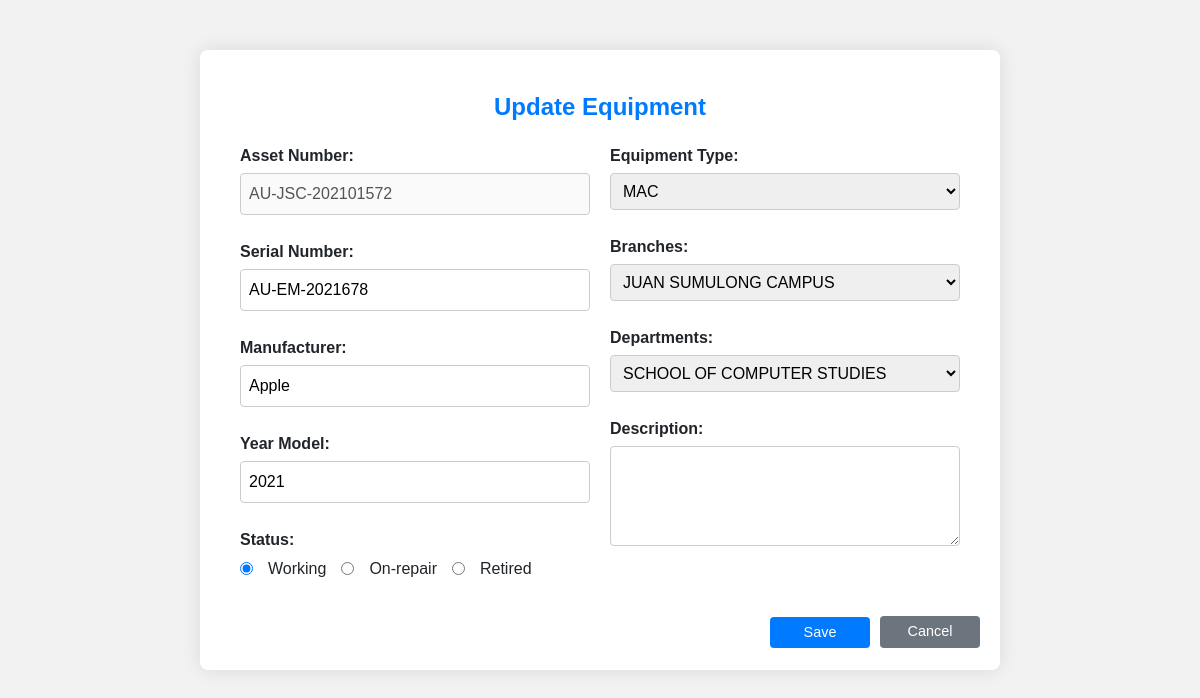
/update-equipment.php?AssetNumber=AU-JSC-202101572 (signed in), run on the app's committed database.
### tables this page shows
CREATE TABLE `tblequipments` (
  `AssetNumber` varchar(50) NOT NULL,
  `SerialNumber` varchar(50) NOT NULL,
  `Type` varchar(20) NOT NULL,
  `Manufacturer` varchar(30) NOT NULL,
  `YearModel` varchar(20) NOT NULL,
  `Description` varchar(200) NOT NULL,
  `Branch` varchar(50) NOT NULL,
  `Department` varchar(50) NOT NULL,
  `Status` varchar(50) NOT NULL,
  `Createdby` varchar(20) NOT NULL,
  `DateCreated` varchar(20) NOT NULL
);

### update-equipment.php (the view, shortened to what this page needs)
<?php
require_once "config.php";
if (isset($_GET['AssetNumber'])) {
    $assetNumber = $_GET['AssetNumber'];
    if (isset($_POST['btnupdate'])) {
        if (!preg_match('/^\d{4}$/', $_POST['txtYearModel'])) {
            echo "<script>alert('Year Model should be a 4-digit number.');</script>";
        } else {
            $sql = "UPDATE tblequipments
                    SET SerialNumber = ?, Type = ?, Manufacturer = ?, YearModel = ?, Description = ?,
                        Branch = ?, Department = ?, Status = ?
                    WHERE AssetNumber = ?";
            if ($stmt = mysqli_prepare($link, $sql)) {
                mysqli_stmt_bind_param(
                    $stmt,
                    "sssssssss",
                    $_POST['txtSerialNumber'],
                    $_POST['cmbtype'],
                    $_POST['txtManufacturer'],
                    $_POST['txtYearModel'],
                    $_POST['txtDescription'],
                    $_POST['cmbbranch'],
                    $_POST['cmbDepartment'],
                    $_POST['cmbStatus'],
                    $assetNumber
                );
                if (mysqli_stmt_execute($stmt)) {
                    $log_sql = "INSERT INTO tbllogs (datelog, timelog, action, module, performedto, performedby) VALUES (?, ?, ?, ?, ?, ?)";
                    if ($log_stmt = mysqli_prepare($link, $log_sql)) {
                        $datelog     = date("Y-m-d");
                        $timelog     = date("H:i:s");
                        $action      = "UPDATE";
                        $module      = "Equipment Management";
                        $performedto = $assetNumber;
                        $performedby = $_SESSION['username'];
                        mysqli_stmt_bind_param(
                            $log_stmt,
                            "ssssss",
                            $datelog,
                            $timelog,
                            $action,
                            $module,
                            $performedto,
                            $performedby
                        );
                        mysqli_stmt_execute($log_stmt);
                    }
                    header("Location: equipment-management.php?success=true&updatedAsset=" . urlencode($assetNumber));
                    exit();
                } else {
                    echo "<script>alert('ERROR on updating equipment.');</script>";
                }
            } else {
                echo "<script>alert('ERROR preparing update statement.');</script>";
            }
        }
    } else {
        $sql = "SELECT * FROM tblequipments WHERE AssetNumber = ?";
        if ($stmt = mysqli_prepare($link, $sql)) {
            mysqli_stmt_bind_param($stmt, "s", $assetNumber);
            if (mysqli_stmt_execute($stmt)) {
                $result = mysqli_stmt_get_result($stmt);
                if (mysqli_num_rows($result) == 1) {
                    $row = mysqli_fetch_array($result);
                    $serialNumber = $row['SerialNumber'];
                    $type         = $row['Type'];
                    $manufacturer = $row['Manufacturer'];
                    $yearModel    = $row['YearModel'];
                    $branch       = $row['Branch'];
                    $department   = $row['Department'];
                    $status       = $row['Status'];
                } else {
                    echo "No record found.";
                }
            }
        }
    }
} else {
    header("location: equipment-management.php");
    exit();
}
?>
<!DOCTYPE html>
<html>
<head>
    <link rel="stylesheet" href="https://cdnjs.cloudflare.com/ajax/libs/font-awesome/5.15.4/css/all.min.css">
    <link rel="stylesheet" href="https://stackpath.bootstrapcdn.com/bootstrap/4.5.2/css/bootstrap.min.css">
</head>
<body>
    <div class="form-container">
        <h1>Update Equipment</h1>
        <form action = "<?php echo htmlspecialchars($_SERVER['PHP_SELF']) . "?AssetNumber=" . $assetNumber; ?>" method = "POST">
            <div class = "form-row">
                <div class = "form-left">
                    <div class = "form-group">
                        <label for = "txtAssetNumber">Asset Number:</label>
                        <input type = "text" value = "<?php echo $assetNumber; ?>" disabled style = "width: 100%;" />
                    </div>
                    <div class = "form-group">
                        <label for = "txtSerialNumber">Serial Number:</label>
                        <input type = "text" name = "txtSerialNumber" value ="<?php echo $serialNumber; ?>" required style = "width: 100%;" />
                    </div>
                    <div class = "form-group">
                        <label for = "txtManufacturer">Manufacturer:</label>
                        <input type= "text" name = "txtManufacturer" value = "<?php echo $manufacturer; ?>" required style = "width: 100%;" />
                    </div>
                    <div class = "form-group">
                        <label for = "txtYearModel">Year Model:</label>
                        <input type = "text" name = "txtYearModel" value = "<?php echo $yearModel; ?>" required pattern = "\d{4}"
                        title = "Year Model should be a 4-digit number" style = "width: 100%;" />
                    </div>
                    <div class = "form-group">
                        <label>Status:</label>
                        <div class = "status-group">
                            <input type = "radio" name = "cmbStatus" value = "WORKING" <?php if ($status == "WORKING") echo "checked"; ?>> Working
                            <input type = "radio" name = "cmbStatus" value = "ON-REPAIR" <?php if ($status == "ON-REPAIR") echo "checked"; ?>> On-repair
                            <input type = "radio" name = "cmbStatus" value = "RETIRED" <?php if ($status == "RETIRED") echo "checked"; ?>> Retired
                        </div>
                    </div>
                </div>
                <div class = "form-right">
                    <div class = "form-group">
                        <label for = "cmbtype">Equipment Type:</label>
                        <select name = "cmbtype" id = "cmbtype" required style = "width: 100%;">
                            <option value = "MAC" <?php if ($type == "MAC") echo "selected"; ?>>MAC</option>
                        </select>
                    </div>
                    <div class = "form-group">
                        <label for = "cmbbranch">Branches:</label>
                        <select name = "cmbbranch" id = "cmbbranch" required style = "width: 100%;">
                            <option value = "JUAN SUMULONG CAMPUS" <?php if ($branch == "JUAN SUMULONG CAMPUS") echo "selected"; ?>>JUAN SUMULONG CAMPUS</option>
                        </select>
                    </div>
                    <div class = "form-group">
                        <label for = "cmbDepartment">Departments:</label>
                        <select name = "cmbDepartment" id = "cmbDepartment" required style = "width: 100%;">
                            <option value = "SCHOOL OF COMPUTER STUDIES" <?php if ($department == "SCHOOL OF COMPUTER STUDIES") echo "selected"; ?>>SCHOOL OF COMPUTER STUDIES</option>
                        </select>
                    </div>
                    <div class = "form-group">
                        <label for = "txtDescription">Description:</label>
                        <textarea name = "txtDescription" style = "width: 100%; height: 100px; white-space: pre-wrap;"></textarea>
                    </div>
                </div>
            </div>
            <div class = "form-group buttons">
                <input type = "submit" name = "btnupdate" value = "Save" class = "btn btn-primary">
                <a href = "equipment-management.php" class = "btn btn-secondary">Cancel</a>
            </div>
        </form>
    </div>
</body>
</html>

### update-equipment.php (style rules this page uses)
body { font-family: Arial, sans-serif; margin: 0; height: 100vh; background-color: #f2f2f2; }
h1 { text-align: center; font-weight: bold; font-size: 1.5em; color: #007bff; margin-bottom: 20px; position: relative; top: 23px; }
.form-container { padding: 20px; margin: 50px auto; background-color: #ffffff; box-shadow: 0 0 20px rgba(0, 0, 0, 0.1); border-radius: 8px; width: 90%; max-width: 800px; position: relative; height: 620px; }
.form-container h1 { text-align: center; font-weight: bold; font-size: 1.5em; color: #007bff; margin-bottom: 10px; }
.form-group { margin-top: 25px; display: flex; flex-direction: column; }
.form-group label { margin-bottom: 5px; font-weight: bold; }
.form-group input, .form-group select, .form-group textarea { padding: 8px; border: 1px solid #ccc; border-radius: 4px; }
.form-row { display: flex; flex-wrap: wrap; gap: 20px; margin-left: 20px; margin-right: 20px; margin-top: 20px; }
.form-left, .form-right { flex: 1; }
.form-group.buttons { display: flex; justify-content: flex-end; gap: 10px; margin-top: 20px; position: absolute; right: 20px; }
.form-group.buttons .btn-primary { background-color: #007bff; color: #fff; padding: 5px 10px; font-size: 0.9rem; border-radius: 4px; border: none; text-decoration: none; cursor: pointer; width: 100px; text-align: center; position: relative; right: 110px; }
.form-group.buttons .btn-secondary { background-color: #007bff; color: #fff; padding: 5px 10px; font-size: 0.9rem; border-radius: 4px; border: none; text-decoration: none; cursor: pointer; width: 100px; text-align: center; position: relative; bottom: 42px; }
.form-group.buttons .btn-secondary { background-color: #6c757d; }
.status-group { display: flex; gap: 15px; align-items: center; }

### data on the page
tblequipments: txtSerialNumber "AU-EM-2021678", txtManufacturer "Apple", txtYearModel "2021", Status "☑", cmbtype "MAC", cmbbranch "JUAN SUMULONG CAMPUS", cmbDepartment "SCHOOL OF COMPUTER STUDIES"
